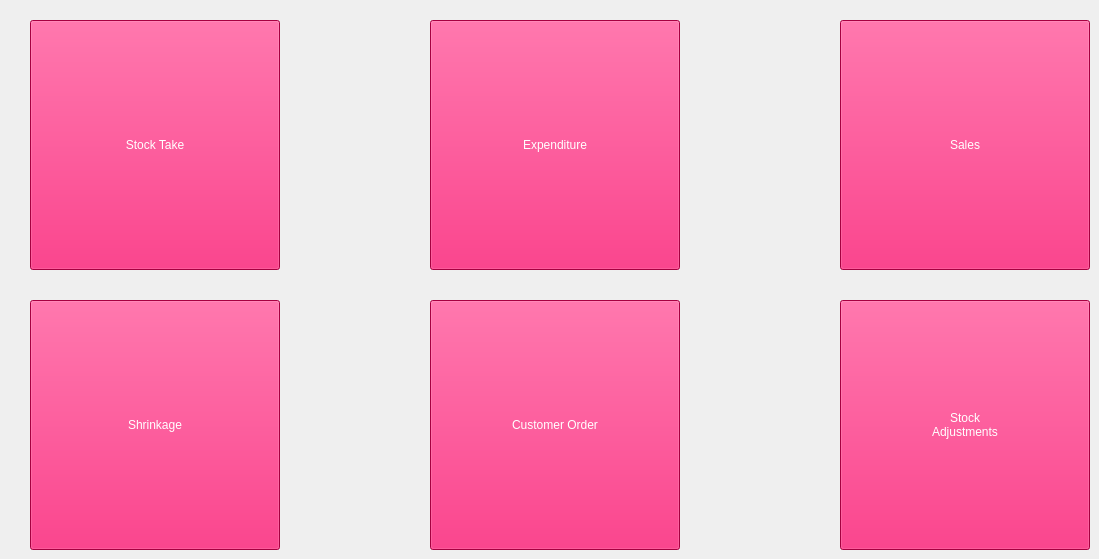
        <widget class="QWidget" name="ReportsHomeTab">
         <widget class="QPushButton" name="ShrinkageRepButton">
          <property name="geometry">
           <rect>
            <x>30</x>
            <y>300</y>
            <width>250</width>
            <height>250</height>
           </rect>
          </property>
          <property name="styleSheet">
           <string notr="true">background-color: rgb(232, 0, 90);
color: rgb(255, 255, 255);
font: 14pt &quot;Verdana&quot;;</string>
          </property>
          <property name="text">
           <string>Shrinkage</string>
          </property>
         </widget>
         <widget class="QPushButton" name="SalesRepButton">
          <property name="geometry">
           <rect>
            <x>840</x>
            <y>20</y>
            <width>250</width>
            <height>250</height>
           </rect>
          </property>
          <property name="styleSheet">
           <string notr="true">background-color: rgb(232, 0, 90);
color: rgb(255, 255, 255);
font: 14pt &quot;Verdana&quot;;</string>
          </property>
          <property name="text">
           <string>Sales</string>
          </property>
         </widget>
         <widget class="QPushButton" name="CusOrdRepButton">
          <property name="geometry">
           <rect>
            <x>430</x>
            <y>300</y>
            <width>250</width>
            <height>250</height>
           </rect>
          </property>
          <property name="styleSheet">
           <string notr="true">background-color: rgb(232, 0, 90);
color: rgb(255, 255, 255);
font: 14pt &quot;Verdana&quot;;</string>
          </property>
          <property name="text">
           <string>Customer Order</string>
          </property>
         </widget>
         <widget class="QPushButton" name="ExpenditureRepButton">
          <property name="geometry">
           <rect>
            <x>430</x>
            <y>20</y>
            <width>250</width>
            <height>250</height>
           </rect>
          </property>
          <property name="styleSheet">
           <string notr="true">background-color: rgb(232, 0, 90);
color: rgb(255, 255, 255);
font: 14pt &quot;Verdana&quot;;</string>
          </property>
          <property name="text">
           <string>Expenditure</string>
          </property>
         </widget>
         <widget class="QPushButton" name="StockTakeRepButton">
          <property name="geometry">
           <rect>
            <x>30</x>
            <y>20</y>
            <width>250</width>
            <height>250</height>
           </rect>
          </property>
          <property name="styleSheet">
           <string notr="true">background-color: rgb(232, 0, 90);
color: rgb(255, 255, 255);
font: 14pt &quot;Verdana&quot;;</string>
          </property>
          <property name="text">
           <string>Stock Take</string>
          </property>
         </widget>
         <widget class="QPushButton" name="StockAdjRepButton">
          <property name="geometry">
           <rect>
            <x>840</x>
            <y>300</y>
            <width>250</width>
            <height>250</height>
           </rect>
          </property>
          <property name="styleSheet">
           <string notr="true">background-color: rgb(232, 0, 90);
color: rgb(255, 255, 255);
font: 14pt &quot;Verdana&quot;;</string>
          </property>
          <property name="text">
           <string>Stock 
Adjustments</string>
          </property>
         </widget>
        </widget>
